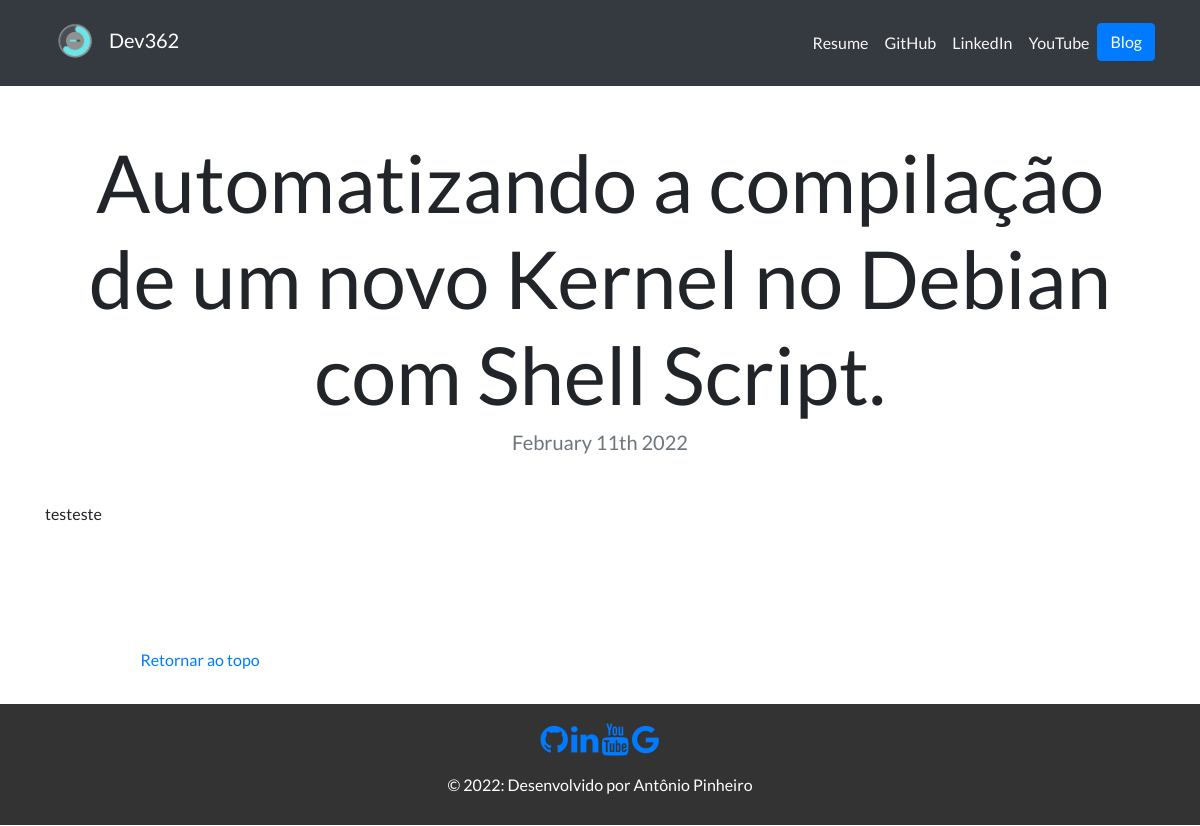
/blog/27/, run on the app's committed database.
### blog/models.py (models this page shows, shortened)
class Blog(models.Model):
    id = models.AutoField(primary_key=True)
    title = models.CharField(max_length=200)
    description = models.TextField()
    date = models.DateField(blank=True, null=True)

### blog/views.py (the view)
# urls.py: path('<int:blog_id>/', views.detail, name='detail'),
def detail(request, blog_id):
    blog = get_object_or_404(Blog, pk=blog_id)
    return render(request, 'blog/detail.html',{'blog':blog})

### blog/templates/blog/detail.html
{% extends "portfolio/base.html" %}
{% load static %}
{% block content %}
<h1 class="text-center mt-5" id="blogdetailtitle">{{ blog.title }}</h1>
<h5 class="text-center text-muted mb-5">{{ blog.date|date:'F jS Y' }}</h5>
{{ blog.description|safe }}
{% endblock %}

### portfolio/static/portfolio/custom.css (style rules this page uses)
body { font-family: 'Lato', sans-serif; padding-bottom: 120px; }
@media (min-width: 992px) { #blogdetailtitle { font-size: 5rem; } }

### data on the page
Blog: title "Automatizando a compilação de um novo Kernel no Debian com Shell Script.", date "February 11th 2022", description "testeste"
